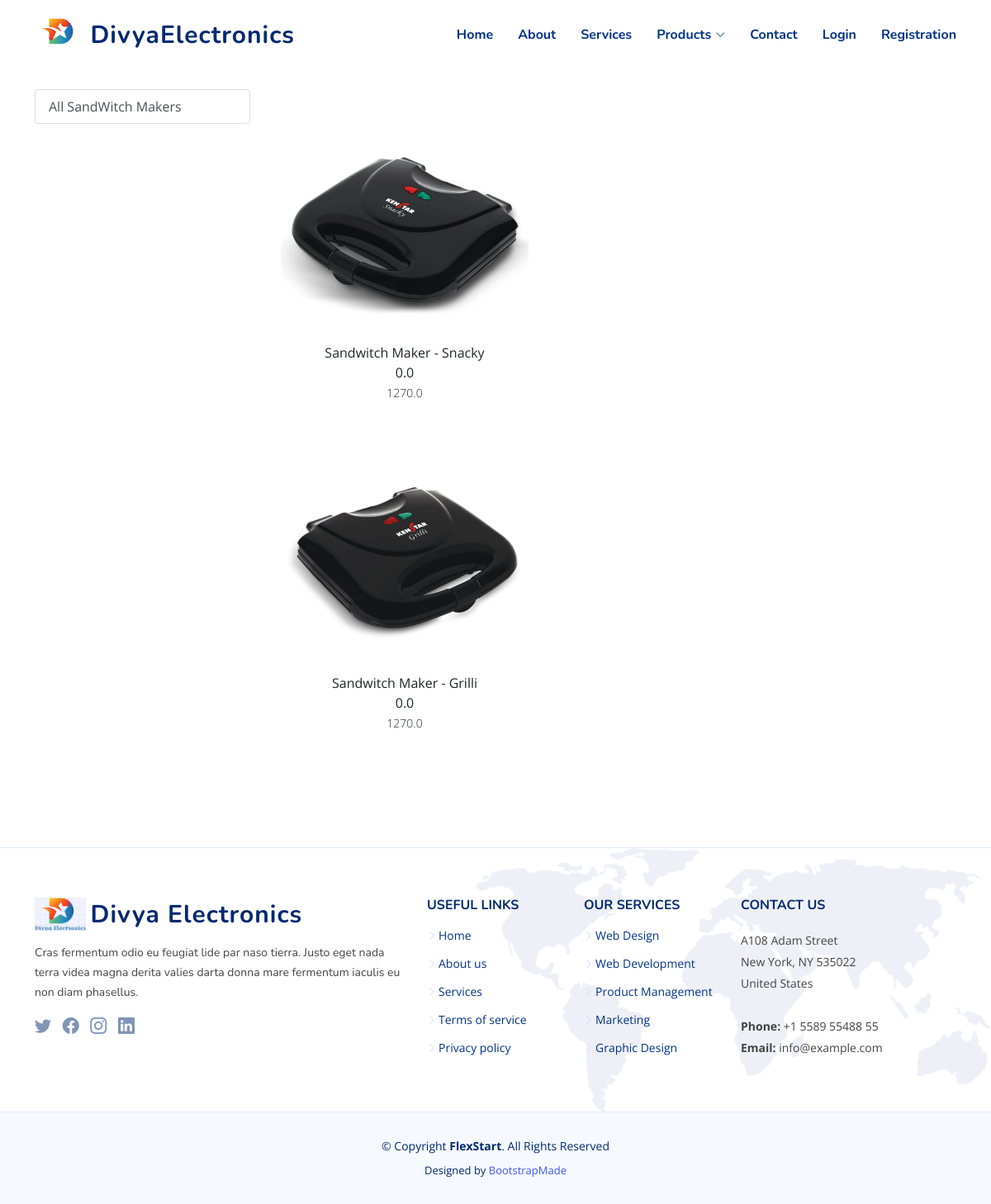
Screenshot of /sandwitchmakers/ with the database file from the repository.
### home/models.py (models this page shows, shortened)
class Product(models.Model):
 title = models.CharField(max_length=100)
 description = models.TextField()
 selling_price = models.FloatField()
 discounted_price = models.FloatField()
 features = models.TextField()
 warranty = models.CharField(max_length=30)
 technical_specifications = models.TextField()
 category = models.CharField( choices=CATEGORY_CHOICES,max_length=2)
 product_image = models.ImageField(upload_to='productimg')

### home/views.py (the view)
# urls.py: path('sandwitchmakers/', views.sandwitch_maker, name='sandwitchmakers'),
def sandwitch_maker(request, data=None):
 if data == None:
  sandwitch_maker = Product.objects.filter(category='SM')
 return render(request, 'home/sandwitchmaker.html', {'sandwitch_maker':sandwitch_maker})

### home/templates/home/sandwitchmaker.html (shortened to what this page needs)
{% extends 'home/base.html' %}
{% load static %}
{% block main-content %}
<section class="inner-page">
<div class="container my-5">
 <div class="row">
  <div class="col-sm-3">
   <div class="list-group">
   	<a href="{% url 'sandwitchmakers' %}" class="list-group-item
   	list-group-item-action" aria-current="true">All SandWitch Makers</a>
   </div>
  </div>
  <div class="col-sm-6">
  	<div class="row">
  	 {% for product in sandwitch_maker %}
  	 <div class="col-sm-3 text-center mb-a">
  	 <a href="{% url 'product-detail' product.id %}"
  	 class="btn">
  	 <div class="item">
  	 <img src="{{product.product_image.url}}" alt=""
  	 height="300" class="">
  	 <div class="fw-blod">{{product.title}}</div>
  	 <div class="fw-blod">{{product.discounted_price}}</div>
  	 <small class="fw-light">{{product.selling_price}}</small></div>
  	 </div>
     </div>
     {% endfor %}
     </div>
   </div>
</section>
{% endblock main-content %}

### home/static/home/assets/css/style.css (style rules this page uses)
:root { scroll-behavior: smooth; }
body { font-family: "Open Sans", sans-serif; color: #444444; }
a { color: #4154f1; text-decoration: none; }
section { padding: 60px 0; overflow: hidden; }

### rows the page displays
Product: product_image (picture), title "Sandwitch Maker - Snacky", discounted_price "0.0", selling_price "1270.0"
Product: product_image (picture), title "Sandwitch Maker - Grilli", discounted_price "0.0", selling_price "1270.0"
